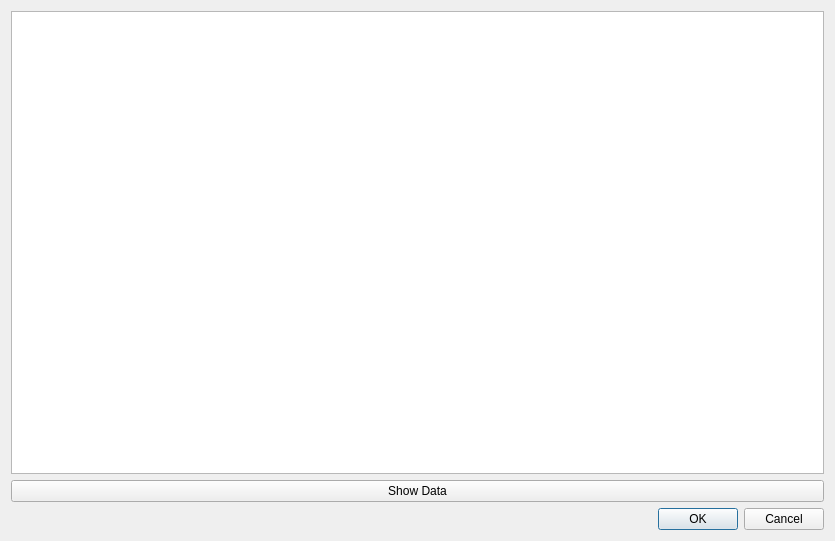
<?xml version="1.0" encoding="UTF-8"?>
<ui version="4.0">
 <class>IPWDialog</class>
 <widget class="QDialog" name="IPWDialog">
  <property name="geometry">
   <rect>
    <x>0</x>
    <y>0</y>
    <width>835</width>
    <height>541</height>
   </rect>
  </property>
  <property name="windowTitle">
   <string>Dialog</string>
  </property>
  <layout class="QVBoxLayout" name="verticalLayout_2">
   <item>
    <layout class="QVBoxLayout" name="verticalLayout">
     <item>
      <widget class="QTableWidget" name="tablewidgetResults"/>
     </item>
    </layout>
   </item>
   <item>
    <widget class="QPushButton" name="buttonShowData">
     <property name="text">
      <string>Show Data</string>
     </property>
    </widget>
   </item>
   <item>
    <widget class="QDialogButtonBox" name="buttonBox">
     <property name="orientation">
      <enum>Qt::Horizontal</enum>
     </property>
     <property name="standardButtons">
      <set>QDialogButtonBox::Cancel|QDialogButtonBox::Ok</set>
     </property>
    </widget>
   </item>
  </layout>
 </widget>
 <resources/>
 <connections>
  <connection>
   <sender>buttonBox</sender>
   <signal>accepted()</signal>
   <receiver>IPWDialog</receiver>
   <slot>accept()</slot>
   <hints>
    <hint type="sourcelabel">
     <x>248</x>
     <y>254</y>
    </hint>
    <hint type="destinationlabel">
     <x>157</x>
     <y>274</y>
    </hint>
   </hints>
  </connection>
  <connection>
   <sender>buttonBox</sender>
   <signal>rejected()</signal>
   <receiver>IPWDialog</receiver>
   <slot>reject()</slot>
   <hints>
    <hint type="sourcelabel">
     <x>316</x>
     <y>260</y>
    </hint>
    <hint type="destinationlabel">
     <x>286</x>
     <y>274</y>
    </hint>
   </hints>
  </connection>
 </connections>
</ui>
